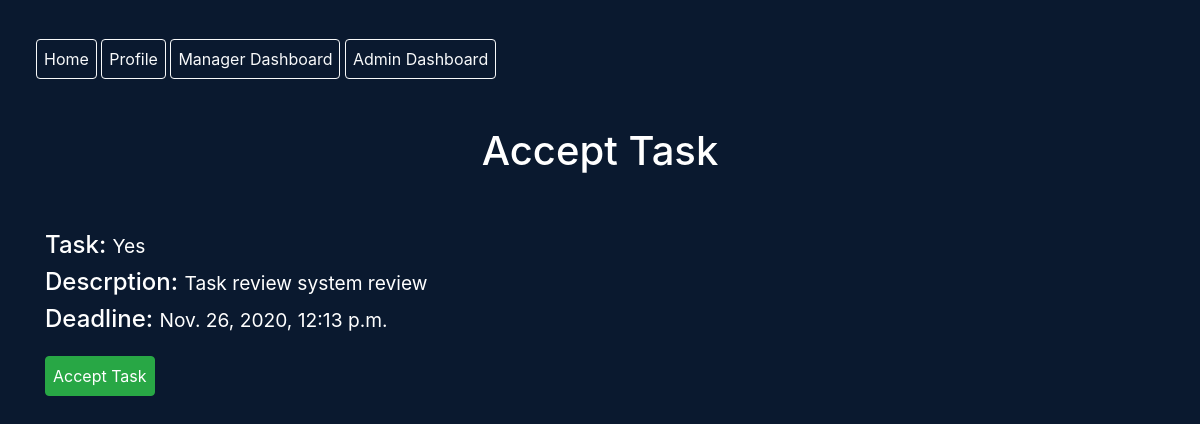
/create/accept-task/2 (signed in), run on an earlier commit of the app's database.
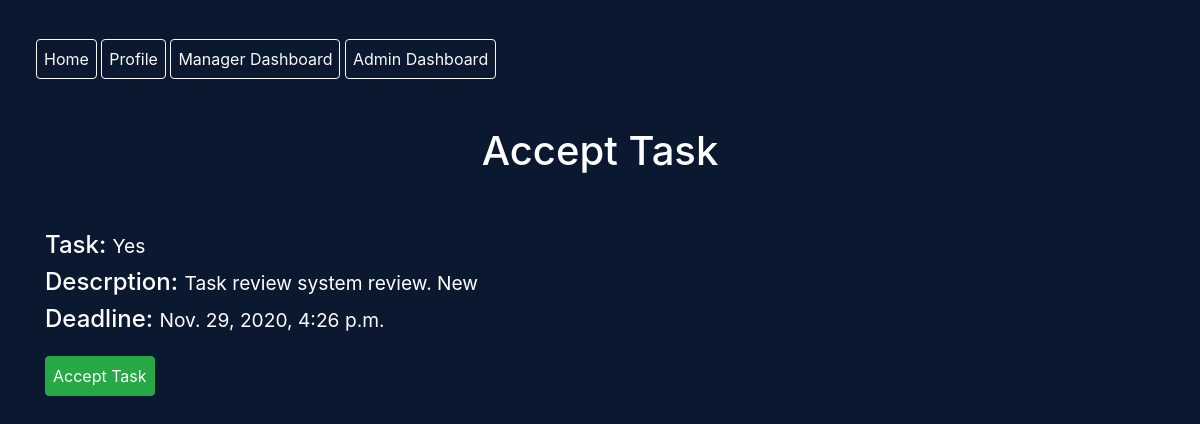
And on a later commit of the database.
### createMode/models.py (models this page shows, shortened)
class Task(models.Model):
	title = models.CharField(max_length=240)
	description = models.TextField()
	total_points = models.PositiveIntegerField(validators=[MinValueValidator(10), MaxValueValidator(100)])
	department = models.ForeignKey(Department, on_delete=models.CASCADE)
	deadline = models.DateTimeField()
	assigned_to = models.ForeignKey(User, on_delete=models.SET_NULL, blank=True, null=True, related_name='assigned_to_user')
	created_by = models.ForeignKey(User, on_delete=models.SET_NULL, blank=True, null=True, related_name='created_by_user')
	created_at = models.DateTimeField(auto_now_add=True)
	submitted = models.BooleanField(default=False)
	reviewed = models.BooleanField(default=False)
	review_id = models.PositiveIntegerField(blank=True, null=True)
	is_accepted = models.BooleanField(default=False)
	is_rejected = models.BooleanField(default=False)

### createMode/views.py (the view, shortened to what this page needs)
# urls.py: path('accept-task/<int:pk>', TaskAcceptView.as_view(),name='accept-task'),
class TaskAcceptView(LoginRequiredMixin, UpdateView):
    model = Task
    template_name = 'createMode/accept_task.html'
    fields=['is_accepted']
    success_url = '/'
    def get_context_data(self, **kwargs):
        context = super().get_context_data(**kwargs)
        task_info = Task.objects.get(pk=self.kwargs['pk'])
        context['task_info'] = task_info
        return context

### core/context_processors.py (called while the page is built)
def check_authorization(request):
	if request.user.is_superuser:
		user_is_admin = True
	else:
		user_is_admin = False
	if request.user.is_authenticated:
		user_is_authenticated = True
		jobinfo = EmployeeJobInfo.objects.filter(user = request.user)[0]
		if jobinfo and jobinfo.isManager == True:
			user_is_manager = True
		else:
			user_is_manager = False
	else:
		user_is_authenticated = False
		user_is_manager = False
	return {
		'user_is_authenticated' : user_is_authenticated,
		'user_is_admin': user_is_admin,
		'user_is_manager' : user_is_manager,
	}

### createMode/templates/createMode/accept_task.html (shortened to what this page needs)
{% extends 'core/base.html' %}
{% load crispy_forms_tags %}
{% load static %}
{% block content %}
	<div class="container" >
		<br>
		<h1>Accept Task</h1>
		<br><br>
		<h4>Task: <small>{{ task_info.title }}</small></h4>
		<h4>Descrption: <small>{{ task_info.description }}</small></h4>
		<h4>Deadline: <small>{{ task_info.deadline  }}</small></h4>
		<form method="POST">
			<button type="submit" class="btn btn-success">Accept Task</button>
		</form>
		</div>
{% endblock %}

What changed in the data, as far as the page shows it:
changed Task "Yes": description "Task review system review" → "Task review system review. New"; deadline "Nov. 26, 2020, 12:13 p.m." → "Nov. 29, 2020, 4:26 p.m."
